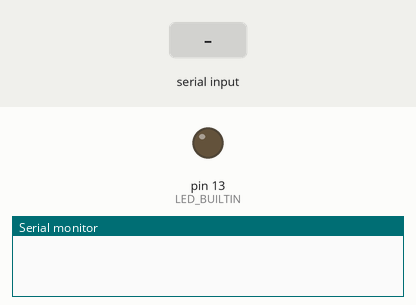
Simulated run of this sketch. Board: Arduino Uno, built with avr-gcc and run on an emulated ATmega328P. On the bench: output pins drawn as LEDs (lit = HIGH), the last lines printed to the serial monitor. Inputs (shaded band) come from the test bench.

Above: at 1.2 s.
1.3 s: "1" received over the second serial link
At 5.11 s:
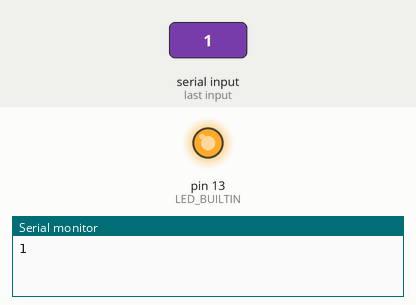
Timing chart, 0 to 11.8 s (numbered marks = the images above; inputs shaded):
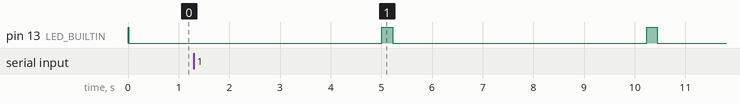

The sketch:

POTRING_MUSEOMIX.ino
```cpp
// Using SeeedStudio GROVE RFID READER SEN11425P
// link between the computer and the SoftSerial Shield
//at 9600 bps 8-N-1
//Computer is connected to Hardware UART
//SoftSerial Shield is connected to the Software UART:D2&D3

//link to catalog
//http://www.seeedstudio.com/wiki/Grove_-_125KHz_RFID_Reader
//link to datasheet
//http://www.seeedstudio.com/wiki/index.php?title=Electronic_brick_-_125Khz_RFID_Card_Reader#Block_Diagram
//
//http://www.priority1design.com.au/em4100_protocol.html

//ASTUCE: pour forcer une relecture alors que le TAG est toujours présent, couper puis remettre l'alim par le 0V
// (ne marche pas avec le +, peut être a cause d'une alim indirecte via UART ?)

//cablage du module RFID GROVE (SeedStudio)
//Arduino=>RFID
//Rouge=>5V
//Noir=>13
//Blanc=>3
//Jaune=>2


#include <SoftwareSerial.h>
#define START 0x02
#define END 0x03

SoftwareSerial SoftSerial(2, 3);
String ReceivedCode = "";


int count=0;     // counter for buffer array
void setup()
{
  SoftSerial.begin(9600);               // the SoftSerial baud rate
  Serial.begin(9600);             // the Serial port of Arduino baud rate.
  //Serial.println("OOTSIDEBOX-JNL Using SeeedStudio GROVE RFID READER SEN11425P");
  pinMode(LED_BUILTIN, OUTPUT);
  digitalWrite(LED_BUILTIN, HIGH);
}

void loop()
{
  static int Tempo=0;
  static int Counter=0;
  char RecievedChar;
  Tempo++;
  if (Tempo> 500)
  {
    Tempo=0;
    digitalWrite(LED_BUILTIN, HIGH);
    delay(200);
  }
  delay(10);


  digitalWrite(LED_BUILTIN, LOW);    // turn the LED off by making the voltage LOW

  if (SoftSerial.available())
  {
      RecievedChar=SoftSerial.read();
      if(isprint(RecievedChar)) ReceivedCode+=RecievedChar;

      //if(Counter==10) Serial.print("/");
      if(RecievedChar==START)
        {
          //Serial.print("<START>");
          Counter=0;
        }
      else Counter++;

      if(RecievedChar==END)
        {
          //Serial.print("<END> TagID: ");
         // ReceivedCode.remove(10, 2); // Remove 2 characters starting at index=10
          Serial.println(ReceivedCode);
          ReceivedCode="";
        }
      else Serial.write(RecievedChar);
   }
}
```

Measured:
- by itself, pin 13 (LED_BUILTIN): alternates HIGH for 0.21 s and LOW for 5.0 s
